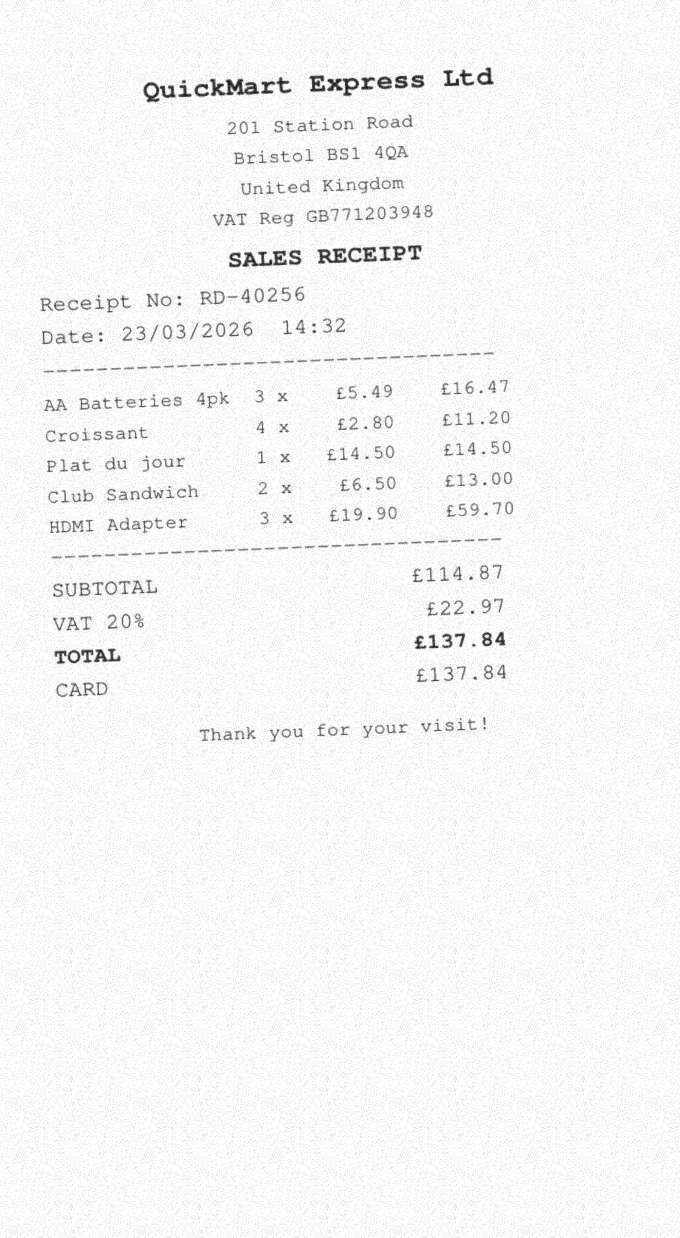
#> input picture data/samples/syn_046.jpg, 680 x 1238 px; its folder holds only this picture in this run
$ python -i ocr.py   (imports and definitions only)
#> lines starting #> are read from the running program, lines starting #| are printed output that depends on the picture; after the words box and inside, x2 and y2 are one past the last pixel; in counts of white or black regions, pixels touching at a corner belong together
"""OCR for one page image: OpenCV cleanup, then Tesseract with word confidences."""
from __future__ import annotations

import logging
import os

import cv2
import numpy as np
import pytesseract

logger = logging.getLogger(__name__)

# English only by default: adding fra+deu+spa made OCR ~20x slower in tests
# (15 s vs 0.7 s per page) for little gain on Latin-script invoices.
_LANGS = os.getenv("OCR_LANGS", "eng")
_TIMEOUT_S = 60
_MAX_SKEW_DEG = 10.0


def _to_gray(img: np.ndarray) -> np.ndarray:
    if img.ndim == 2:
        return img
    if img.shape[2] == 4:
        return cv2.cvtColor(img, cv2.COLOR_RGBA2GRAY)
    return cv2.cvtColor(img, cv2.COLOR_RGB2GRAY)


def estimate_skew(gray: np.ndarray) -> float:
    """Angle in degrees that text lines are rotated by (0 if unsure).

    Uses the minimum-area rectangle around dark pixels on a downscaled copy;
    cheap and good enough for scanner skew up to about 10 degrees.
    """
    scale = 1000 / max(gray.shape)
    small = cv2.resize(gray, None, fx=scale, fy=scale, interpolation=cv2.INTER_AREA) if scale < 1 else gray
    _, bw = cv2.threshold(small, 0, 255, cv2.THRESH_BINARY_INV + cv2.THRESH_OTSU)
    # Merge characters into line blobs so the rectangle follows text lines.
    bw = cv2.dilate(bw, cv2.getStructuringElement(cv2.MORPH_RECT, (25, 3)))
    coords = np.column_stack(np.where(bw > 0))
    if len(coords) < 200:
        return 0.0
    angle = cv2.minAreaRect(coords[:, ::-1].astype(np.float32))[-1]
    # OpenCV versions differ: [-90, 0) or (0, 90]. Map to (-45, 45].
    if angle > 45:
        angle -= 90
    elif angle < -45:
        angle += 90
    return float(angle) if abs(angle) <= _MAX_SKEW_DEG else 0.0


def _rotate(gray: np.ndarray, angle: float) -> np.ndarray:
    h, w = gray.shape
    m = cv2.getRotationMatrix2D((w / 2, h / 2), angle, 1.0)
    return cv2.warpAffine(gray, m, (w, h), flags=cv2.INTER_CUBIC, borderMode=cv2.BORDER_REPLICATE)


def deskew(img: np.ndarray) -> np.ndarray:
    gray = _to_gray(img)
    angle = estimate_skew(gray)
    return _rotate(gray, angle) if abs(angle) >= 0.3 else gray


def preprocess(img: np.ndarray, mode: str = "fast") -> np.ndarray:
    """Deskewed grayscale page, cleaned for Tesseract.

    fast:   median denoise + global Otsu threshold. Good for clean and fair scans.
    rescue: contrast stretch + non-local-means denoise, no threshold. For faded,
            noisy scans where Otsu drops light-grey text (used as a retry).
    """
    gray = deskew(img)
    if mode == "rescue":
        lo, hi = np.percentile(gray, 1), np.percentile(gray, 99.5)
        gray = np.clip((gray.astype(np.float32) - lo) * 255 / max(1.0, hi - lo), 0, 255).astype(np.uint8)
        return cv2.fastNlMeansDenoising(gray, None, 15, 7, 21)
    gray = cv2.medianBlur(gray, 3)
    # (CLAHE before Otsu amplified noise in tests, so it is not used.)
    _, gray = cv2.threshold(gray, 0, 255, cv2.THRESH_BINARY + cv2.THRESH_OTSU)
    return gray


TARGET_LONG_SIDE = 3000  # px: roughly an A4 page at 250-300 DPI


def _upscale_if_small(gray: np.ndarray, dpi_hint: int | None) -> np.ndarray:
    """Tesseract needs text around 20-30 px tall; enlarge low-resolution images.

    Uses the declared DPI when present, otherwise the pixel size: screenshots
    and phone exports often carry no DPI (a 497 x 706 px invoice was never
    upscaled before this check).
    """
    f = 1.0
    if dpi_hint and dpi_hint < 250:
        f = min(2.0, 300 / dpi_hint)
    elif not dpi_hint and max(gray.shape) < 0.6 * TARGET_LONG_SIDE:
        f = min(4.0, TARGET_LONG_SIDE / max(gray.shape))
    if f > 1.0:
        return cv2.resize(gray, None, fx=f, fy=f, interpolation=cv2.INTER_CUBIC)
    return gray


# [47 lines left out: functions _rows_from_words, rows_from_boxes, not called in this run]


RESCUE_BELOW = 0.75


def _run(gray: np.ndarray) -> tuple[str, float]:
    data = pytesseract.image_to_data(
        gray, lang=_LANGS, config="--psm 3", output_type=pytesseract.Output.DICT, timeout=_TIMEOUT_S
    )
    confs = [float(c) for c, t in zip(data["conf"], data["text"]) if float(c) >= 0 and (t or "").strip()]
    confidence = round(sum(confs) / len(confs) / 100, 3) if confs else 0.0
    return "\n".join(_rows_from_words(data)), confidence


def ocr_image(img: np.ndarray, dpi_hint: int | None = None) -> tuple[str, float]:
    """Return (text, confidence 0..1). Raises on Tesseract failure/timeout.

    A fast pass first; if its confidence is low, a slower rescue pass, and the
    better of the two (by mean word confidence) is kept.
    """
    img = _upscale_if_small(_to_gray(img), dpi_hint)
    text, conf = _run(preprocess(img, "fast"))
    if conf < RESCUE_BELOW:
        text2, conf2 = _run(preprocess(img, "rescue"))
        if conf2 > conf:
            return text2, conf2
    return text, conf

>>> import cv2
>>> picture = cv2.cvtColor(cv2.imread('../../../data/samples/syn_046.jpg'), cv2.COLOR_BGR2RGB)
#> picture is the input picture: shape (1238, 680, 3); min 6, max 255, mean 246.6
>>> result = ocr_image(picture)
#> in _upscale_if_small, `f = 1.0`: f = 1
#> in estimate_skew, `_, bw = cv2.threshold(small, 0, 255, cv2.THRESH_BINARY_INV + cv2.THRES..`:
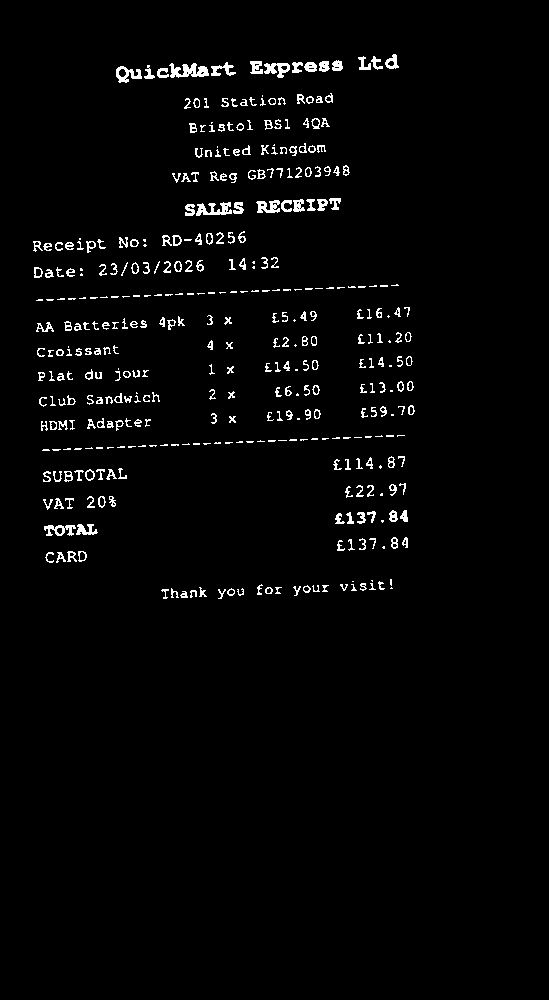
#> bw: shape (1000, 549); 2.4% white in thin lines or dots, all inside (x1, y1, x2, y2) = (33, 54, 415, 599)
#> in estimate_skew, `bw = cv2.dilate(bw, cv2.getStructuringElement(cv2.MORPH_RECT, (25, 3)))`:
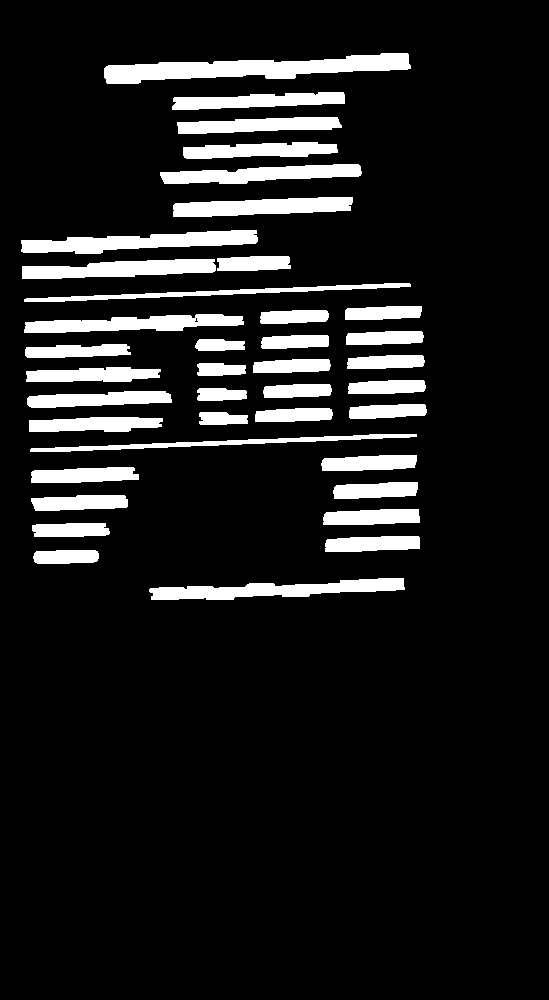
#> bw: shape (1000, 549); 10.9% white; 39 white regions, largest, box (x1, y1, x2, y2) and area: (104, 53, 411, 84) 4968, (21, 230, 258, 254) 3226, (149, 578, 405, 600) 3072
#> in estimate_skew, `coords = np.column_stack(np.where(bw > 0))`: coords = 59651 pairs, first value 53 to 599, second value 21 to 426
#> in estimate_skew, `angle = cv2.minAreaRect(coords[:, ::-1].astype(np.float32))[-1]`: angle = -2.28
#> in _rotate, `m = cv2.getRotationMatrix2D((w / 2, h / 2), angle, 1.0)`: m = [[0.999, -0.0398, 60.34], [0.0398, 0.999, -31.6]]
#> in _rotate, `return cv2.warpAffine(gray, m, (w, h), flags=cv2.INTER_CUBIC, borderMo..`:
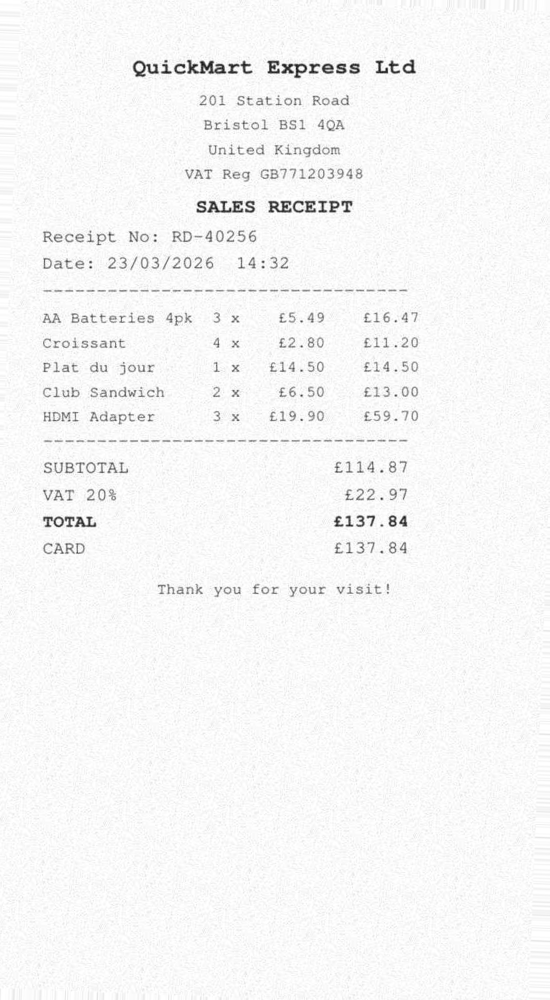
#> returned value: shape (3000, 1648) (shown at 1/3 size); min 0, max 255, mean 246.5
#> in preprocess, `_, gray = cv2.threshold(gray, 0, 255, cv2.THRESH_BINARY + cv2.THRESH_O..`:
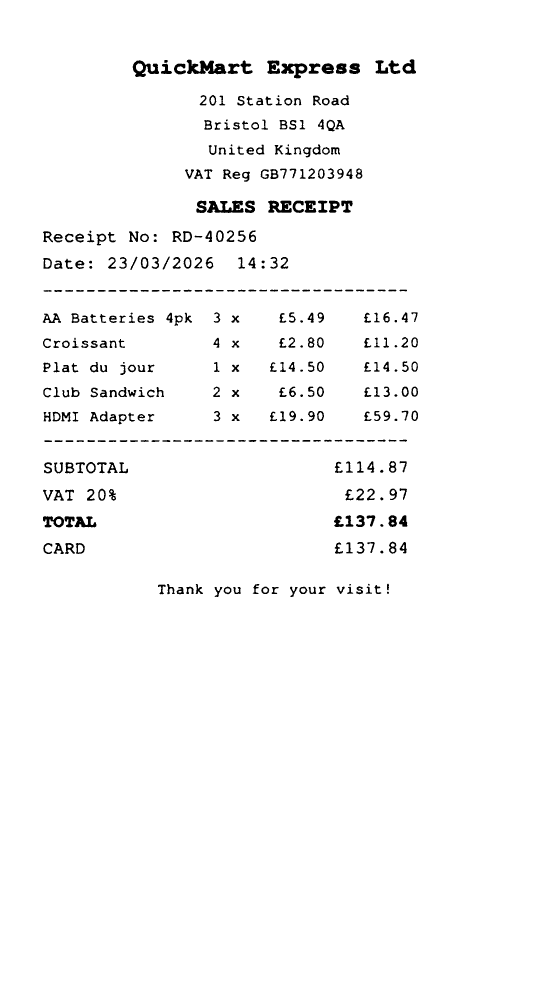
#> gray: shape (3000, 1648) (shown at 1/3 size); 97.7% white; 394 black regions (1 under 20 px), largest, box (x1, y1, x2, y2) and area: (560, 179, 679, 223) 2997, (621, 602, 731, 639) 2399, (398, 181, 477, 231) 1878
#> (the run stopped early here; a loop or call above may not have finished)

$ run again, on data/samples/syn_051.jpg
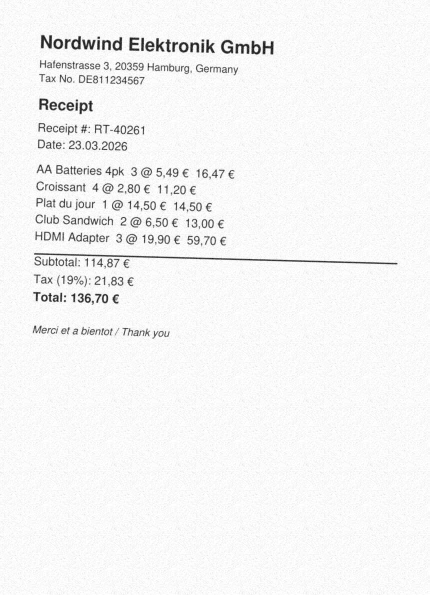
#> input picture data/samples/syn_051.jpg, 859 x 1190 px (shown at 1/2 size)
#> picture is the input picture: shape (1190, 859, 3); min 0, max 255, mean 244.6
#> in _upscale_if_small, `f = 1.0`: f = 1
#> in estimate_skew, `bw = cv2.dilate(bw, cv2.getStructuringElement(cv2.MORPH_RECT, (25, 3)))`:
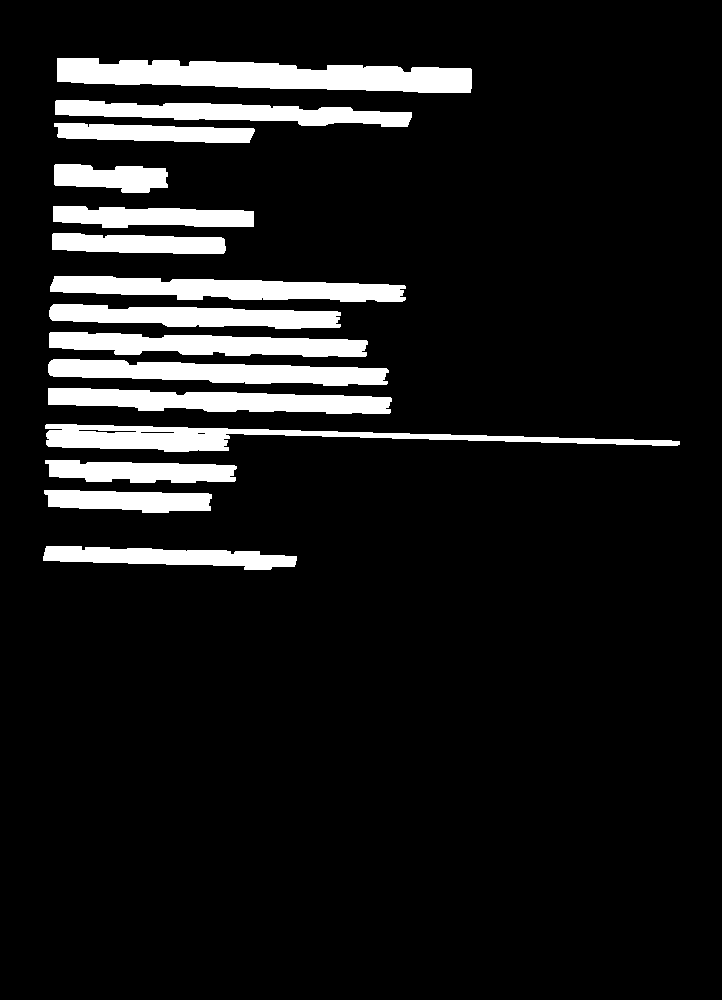
#> bw: shape (1000, 722); 10.1% white; 15 white regions, largest, box (x1, y1, x2, y2) and area: (57, 58, 472, 93) 10000, (45, 424, 680, 452) 6603, (50, 276, 406, 302) 6240
#> coords = 72998 pairs, first value 58 to 569, second value 43 to 679
#> in estimate_skew, `angle = cv2.minAreaRect(coords[:, ::-1].astype(np.float32))[-1]`: angle = -88.45
#> in estimate_skew, `angle += 90`: angle = 1.55
#> m = [[1, 0.027, -40.13], [-0.027, 1, 29.81]]
#> in preprocess, `_, gray = cv2.threshold(gray, 0, 255, cv2.THRESH_BINARY + cv2.THRESH_O..`:
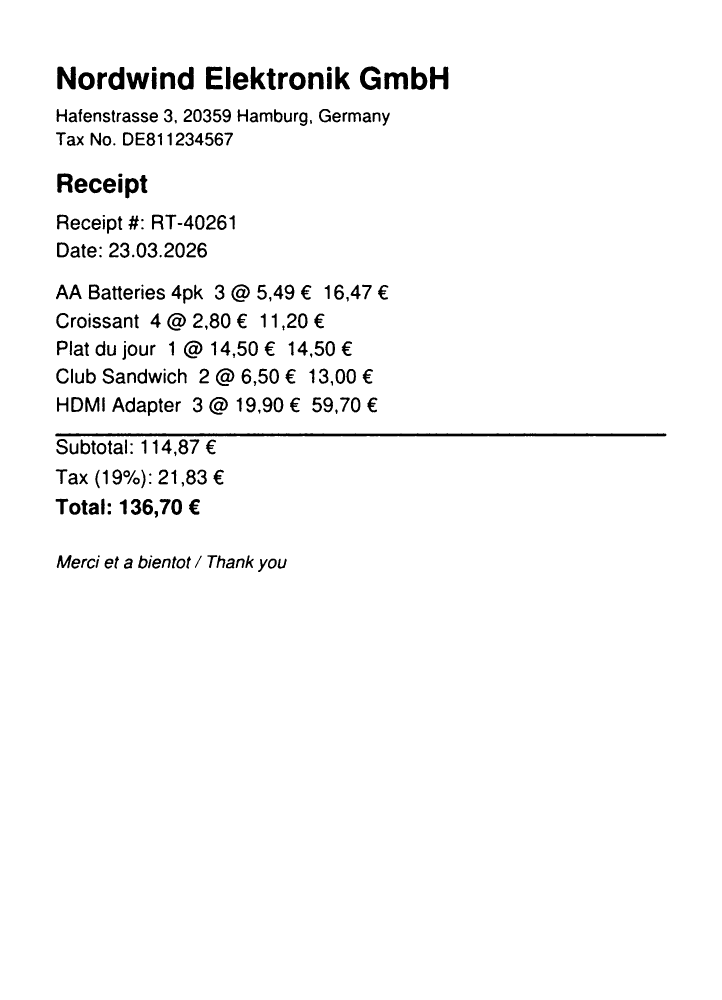
#> gray: shape (3000, 2166) (shown at 1/3 size); 97.1% white; 320 black regions, largest, box (x1, y1, x2, y2) and area: (166, 1300, 1999, 1309) 14713, (172, 200, 228, 268) 2577, (1080, 199, 1142, 270) 2445

$ run again, on data/samples/syn_054.jpg
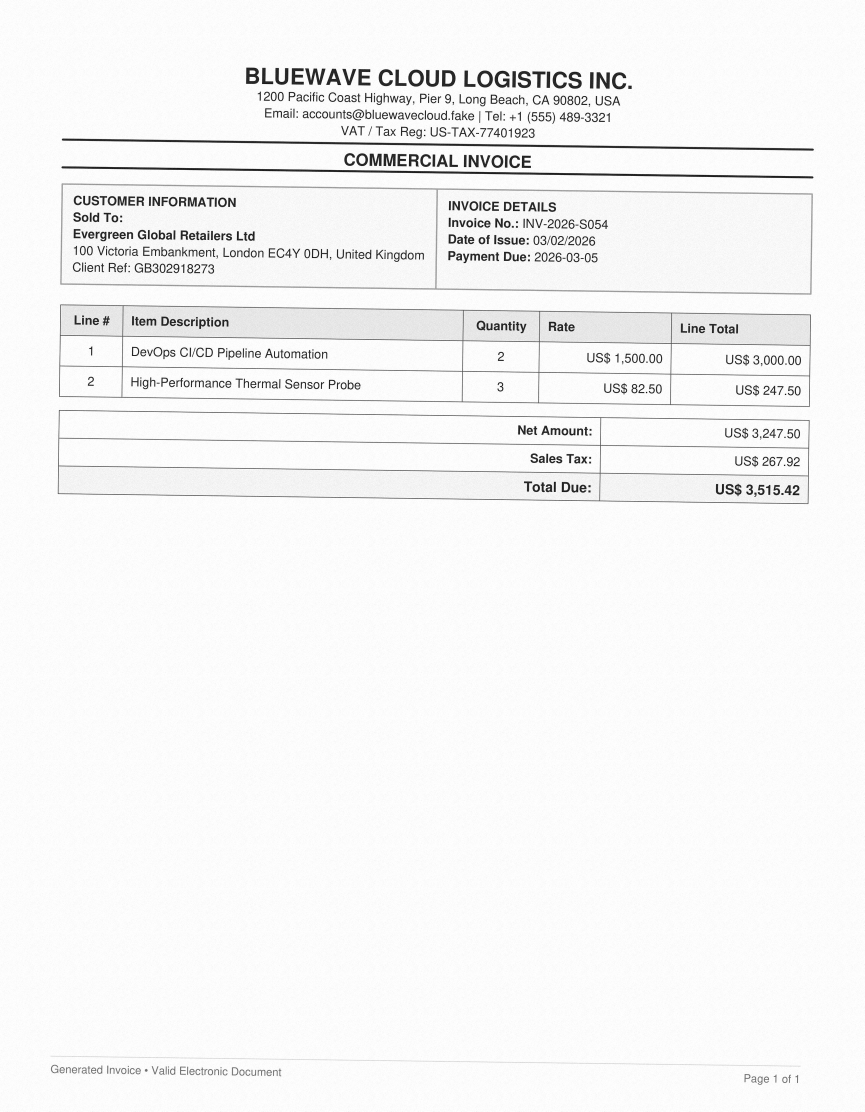
#> input picture data/samples/syn_054.jpg, 2594 x 3334 px (shown at 1/3 size)
#> picture is the input picture: shape (3334, 2594, 3); min 0, max 255, mean 245.6
#> f = 1
#> in estimate_skew, `bw = cv2.dilate(bw, cv2.getStructuringElement(cv2.MORPH_RECT, (25, 3)))`:
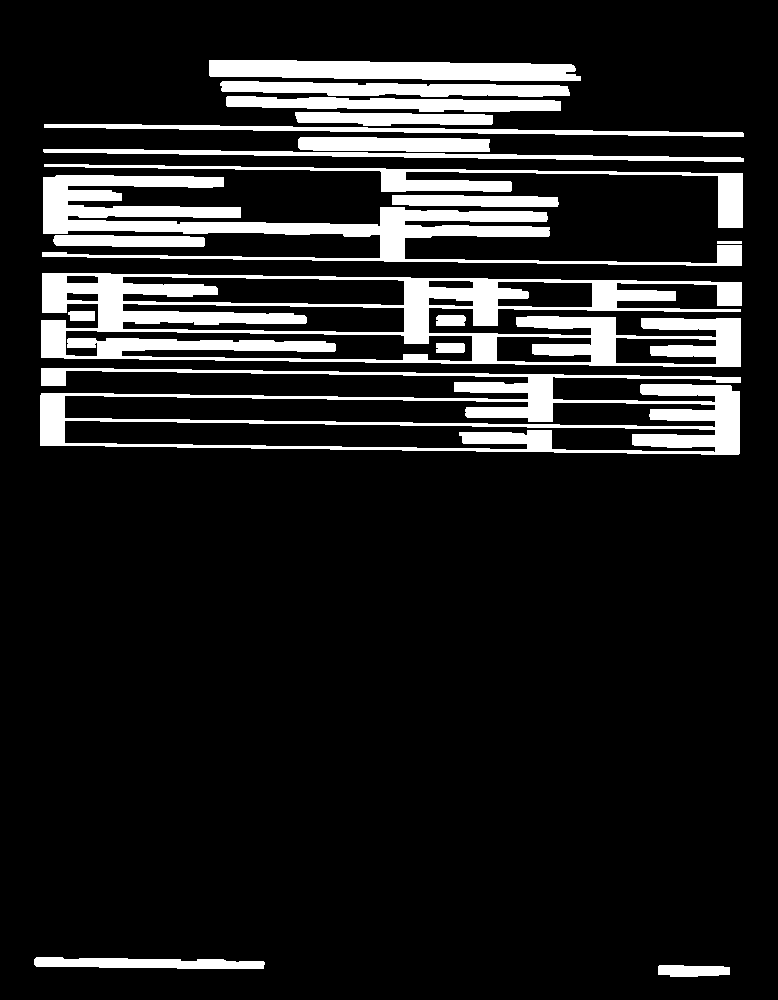
#> bw: shape (1000, 778); 13% white; 19 white regions, largest, box (x1, y1, x2, y2) and area: (41, 273, 742, 367) 29262, (40, 368, 741, 455) 18288, (42, 175, 742, 266) 16120
#> coords = 101055 pairs, first value 60 to 976, second value 34 to 743
#> in estimate_skew, `angle = cv2.minAreaRect(coords[:, ::-1].astype(np.float32))[-1]`: angle = -89.22
#> in estimate_skew, `angle += 90`: angle = 0.778
#> m = [[1, 0.0136, -22.51], [-0.0136, 1, 17.76]]
#> in _rotate, `return cv2.warpAffine(gray, m, (w, h), flags=cv2.INTER_CUBIC, borderMo..`:
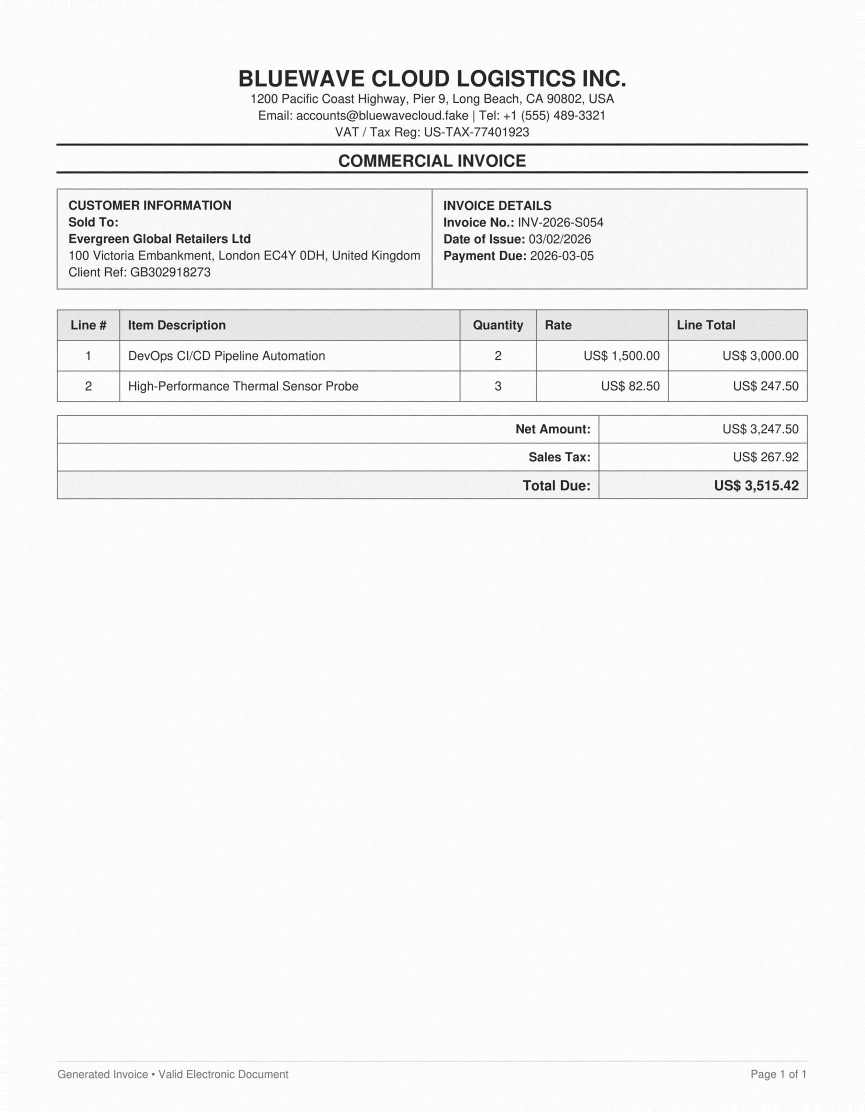
#> returned value: shape (3334, 2594) (shown at 1/3 size); min 0, max 255, mean 245.5
